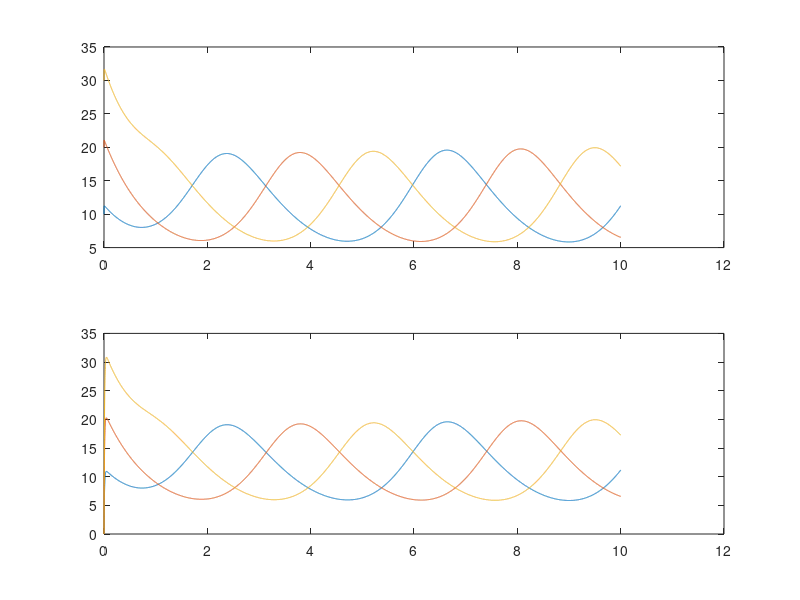

Write the MATLAB code that produced this figure.
% REPRESSILATOR
clf;
clear all; 

%% Parameters

alpha = 10^3 ;% Promoter strength, from 5,10^4 to 0,5
alpha0 = 0 ;% Leakiness of the promoter. can be 0, 10^(-3), ...
beta = 10^2 ;% Average translation efficiency (IN PROT/TRANSCRIPT)
n = 2; % Hill coefficient
% Km = 40 ; % (IN MONOMERS/CELL)
% Phl = 10 % protein half life (IN MIN)
% Mhl = 2 %mRNA half life (IN MIN)

%% Variables

% Proteins concentrations
PlacI = 0;
PtetR = 0;
PcI = 0;

% mRNAs concentrations 
MlacI = 10;
MtetR = 20;
McI = 30;

% Denominations 
p(1) = PlacI;
p(2) = PtetR;
p(3) = PcI;
m(1) = MlacI;
m(2) = MtetR;
m(3) = McI;

t=0;
tEnd = 10;
tStep = 0.001;

P = zeros(tEnd/tStep, 3); % Number of proteins
M = zeros(tEnd/tStep, 3); % Number of mRNA

%% Reactions 

i=1;
while t <= tEnd
    P(i, 1) = p(1);
    P(i, 2) = p(2);
    P(i, 3) = p(3);
    M(i, 1) = m(1);
    M(i, 2) = m(2);
    M(i, 3) = m(3); % storage of the values along the experiment
        
    
    %%% mRNA
    m(1) = (- m(1) + alpha./(1 + p(2).^n) + alpha0)*tStep + m(1);
    m(2) = (- m(2) + alpha./(1 + p(3).^n) + alpha0)*tStep + m(2);
    m(3) = (- m(3) + alpha./(1 + p(1).^n) + alpha0)*tStep + m(3);
    
    %%% Proteins
    p(1) = (- beta*(p(1)-m(1)))*tStep + p(1);
    p(2) = (- beta*(p(2)-m(2)))*tStep + p(2);
    p(3) = (- beta*(p(3)-m(3)))*tStep + p(3);
    
    i = i + 1; 
    t(end +1) = t(end) + tStep; 
end
M(end+1,:) = m(end,:); 
P(end+1,:) = p(end,:); % last values

%% Plots

subplot(2,1,1)
plot(t,M(:,1))
hold on;
plot(t,M(:,2))
plot(t,M(:,3))

subplot(2,1,2)
plot(t,P(:,1))
hold on;
plot(t,P(:,2))
plot(t,P(:,3)) 